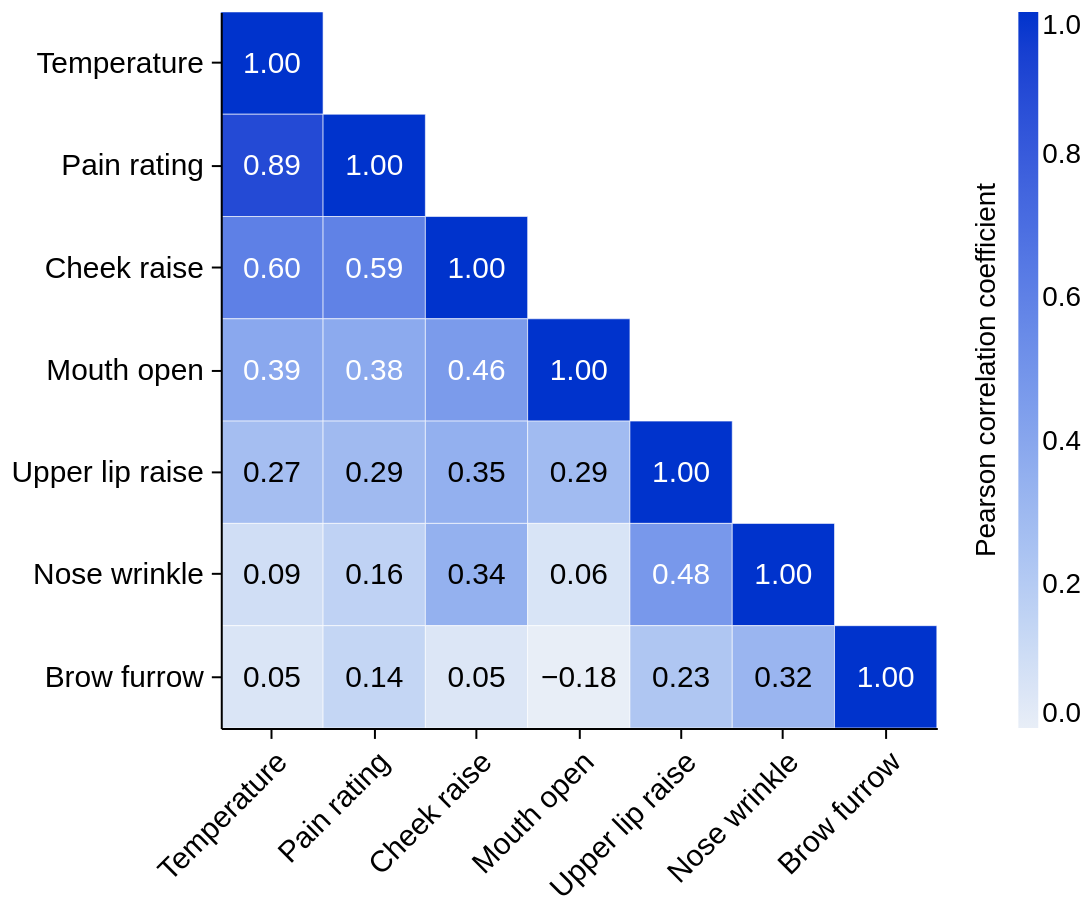

The notebook cell saved with this chart:
### Markdown cell above
## Step 6 — Facial-expression correlation matrix

### Code cell
facial_correlation_features = [
    "temperature",
    "pain_rating",
    "cheek_raise",
    "mouth_open",
    "upper_lip_raise",
    "nose_wrinkle",
    "brow_furrow",
]
facial_correlation_matrix_chart = plot_correlation_heatmap(
    averages,
    features=facial_correlation_features,
    skip_first_n_seconds=20,
    width=360,
    height=360,
    legend_title="Pearson correlation coefficient",
    title=None,
)
style_figure(facial_correlation_matrix_chart)

### Figure 1 — Vega-Lite specification as saved in the notebook (floating-point values rounded to 4 significant figures)
{"config": {"view": {"continuousWidth": 300, "continuousHeight": 300, "stroke": null}, "axis": {"domainColor": "black", "domainWidth": 1, "grid": false, "labelColor": "black", "labelFont": "Arial", "labelFontSize": 15, "labelPadding": 4, "tickColor": "black", "tickSize": 5, "titleColor": "black", "titleFont": "Arial", "titleFontSize": 15, "titleFontWeight": "normal", "titlePadding": 6}, "background": "white", "font": "Arial", "header": {"labelFont": "Arial", "labelFontSize": 18, "labelFontWeight": "bold", "titleFont": "Arial", "titleFontSize": 18}, "legend": {"labelFont": "Arial", "labelFontSize": 14, "titleFont": "Arial", "titleFontSize": 14, "titleFontWeight": "normal"}, "title": {"anchor": "middle", "color": "black", "font": "Arial", "fontSize": 18, "fontWeight": "bold", "offset": 8}}, "layer": [{"mark": {"type": "rect", "stroke": "white", "strokeWidth": 0.3}, "encoding": {"color": {"field": "correlation", "legend": {"format": ".1f", "gradientLength": 360, "gradientThickness": 10, "orient": "right", "title": "Pearson correlation coefficient", "titleLimit": 360, "titleOrient": "left", "titlePadding": 8, "values": [0, 0.2, 0.4, 0.6, 0.8, 1]}, "scale": {"clamp": true, "domain": [0, 1], "range": ["#e8eef7", "#0033cc"]}, "type": "quantitative"}, "tooltip": [{"field": "y", "title": "Signal 1", "type": "nominal"}, {"field": "x", "title": "Signal 2", "type": "nominal"}, {"field": "correlation", "format": ".3f", "title": "r", "type": "quantitative"}], "x": {"axis": {"labelAlign": "right", "labelAngle": -45, "labelLimit": 130}, "field": "x", "sort": ["Temperature", "Pain rating", "Cheek raise", "Mouth open", "Upper lip raise", "Nose wrinkle", "Brow furrow"], "title": null, "type": "nominal"}, "y": {"axis": {"labelLimit": 130}, "field": "y", "sort": ["Temperature", "Pain rating", "Cheek raise", "Mouth open", "Upper lip raise", "Nose wrinkle", "Brow furrow"], "title": null, "type": "nominal"}}}, {"mark": {"type": "text", "baseline": "middle", "fontSize": 15}, "encoding": {"color": {"condition": {"test": "datum.correlation >= 0.35", "value": "white"}, "value": "black"}, "text": {"field": "correlation", "format": ".2f", "type": "quantitative"}, "x": {"axis": {"labelAlign": "right", "labelAngle": -45, "labelLimit": 130}, "field": "x", "sort": ["Temperature", "Pain rating", "Cheek raise", "Mouth open", "Upper lip raise", "Nose wrinkle", "Brow furrow"], "title": null, "type": "nominal"}, "y": {"axis": {"labelLimit": 130}, "field": "y", "sort": ["Temperature", "Pain rating", "Cheek raise", "Mouth open", "Upper lip raise", "Nose wrinkle", "Brow furrow"], "title": null, "type": "nominal"}}}], "data": {"values": [{"x": "Temperature", "y": "Temperature", "correlation": 1.0}, {"x": "Temperature", "y": "Pain rating", "correlation": 0.8905}, {"x": "Pain rating", "y": "Pain rating", "correlation": 1.0}, {"x": "Temperature", "y": "Cheek raise", "correlation": 0.6043}, {"x": "Pain rating", "y": "Cheek raise", "correlation": 0.5943}, {"x": "Cheek raise", "y": "Cheek raise", "correlation": 1.0}, {"x": "Temperature", "y": "Mouth open", "correlation": 0.3905}, {"x": "Pain rating", "y": "Mouth open", "correlation": 0.3822}, {"x": "Cheek raise", "y": "Mouth open", "correlation": 0.4624}, {"x": "Mouth open", "y": "Mouth open", "correlation": 1.0}, {"x": "Temperature", "y": "Upper lip raise", "correlation": 0.268}, {"x": "Pain rating", "y": "Upper lip raise", "correlation": 0.2926}, {"x": "Cheek raise", "y": "Upper lip raise", "correlation": 0.3481}, {"x": "Mouth open", "y": "Upper lip raise", "correlation": 0.2863}, {"x": "Upper lip raise", "y": "Upper lip raise", "correlation": 1.0}, {"x": "Temperature", "y": "Nose wrinkle", "correlation": 0.09363}, {"x": "Pain rating", "y": "Nose wrinkle", "correlation": 0.1593}, {"x": "Cheek raise", "y": "Nose wrinkle", "correlation": 0.3437}, {"x": "Mouth open", "y": "Nose wrinkle", "correlation": 0.05879}, {"x": "Upper lip raise", "y": "Nose wrinkle", "correlation": 0.4771}, {"x": "Nose wrinkle", "y": "Nose wrinkle", "correlation": 1.0}, {"x": "Temperature", "y": "Brow furrow", "correlation": 0.05322}, {"x": "Pain rating", "y": "Brow furrow", "correlation": 0.1387}, {"x": "Cheek raise", "y": "Brow furrow", "correlation": 0.04612}, {"x": "Mouth open", "y": "Brow furrow", "correlation": -0.1777}, {"x": "Upper lip raise", "y": "Brow furrow", "correlation": 0.2252}, {"x": "Nose wrinkle", "y": "Brow furrow", "correlation": 0.319}, {"x": "Brow furrow", "y": "Brow furrow", "correlation": 1.0}]}, "height": 360, "width": 360, "$schema": "https://vega.github.io/schema/vega-lite/v6.4.1.json"}
